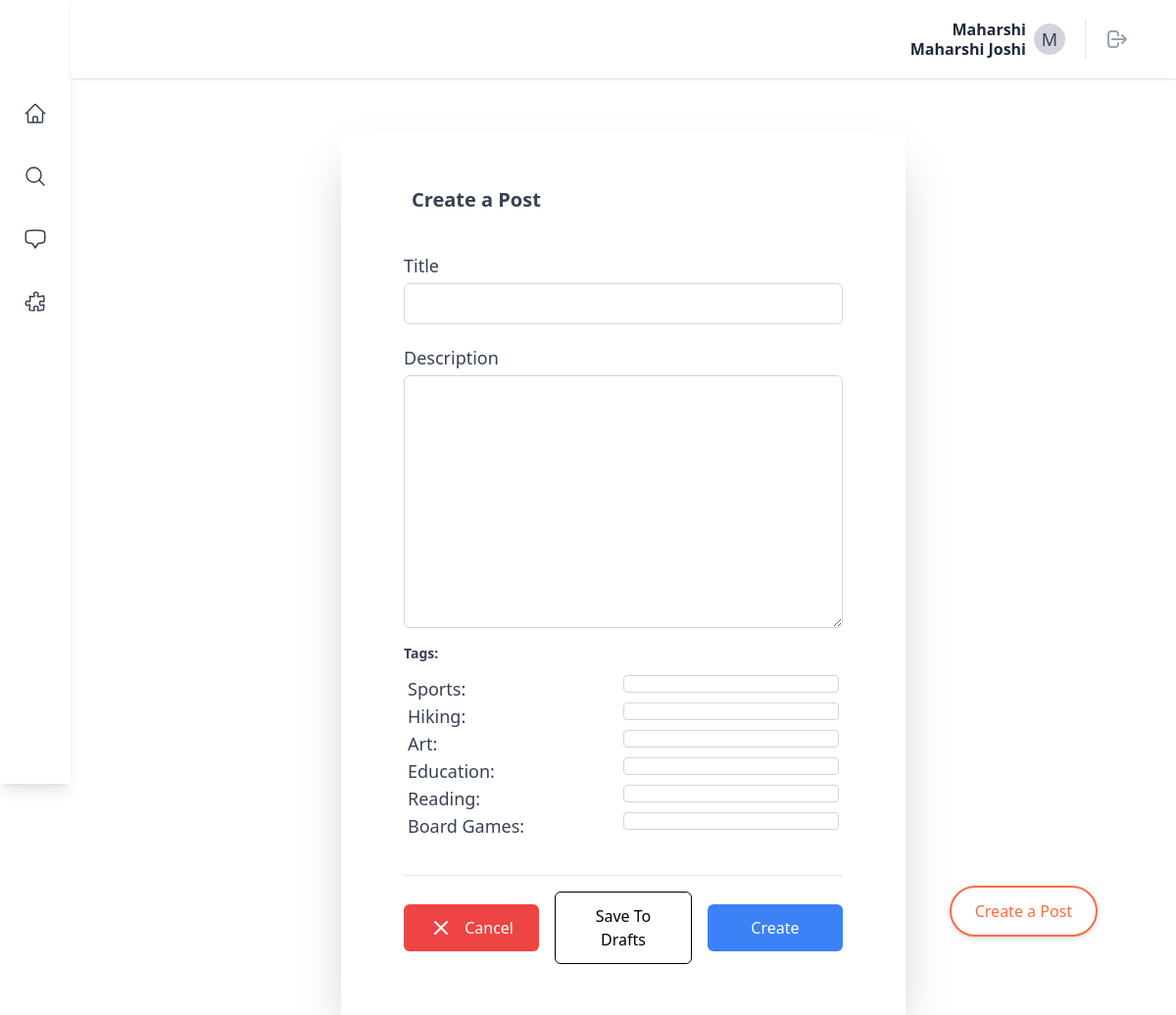
The page /posts/new/ (signed in) on the database its author committed.
### symbi/models.py (models this page shows)
class SymbiUser(AbstractUser):
    class Pronouns(models.IntegerChoices):
        HE = 1, _("He/Him")
        SHE = 2, _("She/Her")
        THEY = 3, _("They/Them")
        OTHER = 4, _("Other/Prefer Not To Say")
    username = models.CharField(max_length=30, unique=True)
    email = models.EmailField(unique=True)
    full_name = models.CharField(max_length=50)
    pronouns = models.IntegerField(
        choices=Pronouns.choices,
        default=Pronouns.OTHER,
    )
    date_of_birth = models.DateField()
    major = models.CharField(max_length=100, default="undeclared")
    interests = models.ManyToManyField(InterestTag, related_name="interests")
    profile_picture = models.ImageField(
        upload_to="profile_pics/", null=True, blank=True
    )
    date_joined = models.DateTimeField(auto_now_add=True)
    REQUIRED_FIELDS = [
        "email",
        "full_name",
        "date_of_birth",
    ]

class InterestTag(models.Model):
    name = models.CharField(max_length=50, unique=True)
    class Meta:
        db_table = "interest_tags"
        verbose_name_plural = "Interest Tags"
    def __str__(self):
        return self.name.title()

### posts/views.py (the view, shortened to what this page needs)
# urls.py: path("new/", views.CreatePostView.as_view(), name="create_post"),
class CreatePostView(generic.CreateView):
    model = ActivityPost
    template_name = "posts/create_post.html"
    form_class = NewPostForm

### posts/forms.py
class NewPostForm(forms.ModelForm):
    title = forms.CharField(
        widget=forms.TextInput(
            attrs={
                "class": "px-4 py-2 border focus:ring-gray-500 focus:border-gray-900 w-full sm:text-sm border-gray-300 rounded-md focus:outline-none text-gray-600"
            }
        )
    )
    description = forms.CharField(
        widget=forms.Textarea(
            attrs={
                "class": "px-4 py-2 border focus:ring-gray-500 focus:border-gray-900 w-full sm:text-sm border-gray-300 rounded-md focus:outline-none text-gray-600"
            }
        )
    )
    tags = forms.ModelMultipleChoiceField(
        queryset=InterestTag.objects.all(),
        widget=forms.CheckboxSelectMultiple(
            attrs={
                "class": "w-1/2 p-2 border border-gray-300 rounded max-h-52 overflow-y-auto"
            }
        ),
    )
    class Meta:
        model = ActivityPost
        fields = ["title", "description", "tags"]

### posts/templates/posts/create_post.html (shortened to what this page needs)
{% extends "base.html" %}
{% block content %}
    <div class="relative py-3 sm:max-w-xl sm:mx-auto shadow-2xl">
        <div class="relative px-4 py-10 bg-white mx-8 md:mx-0 rounded-3xl sm:p-10">
            <form action="{% url 'posts:create_post' %}" method="post">
                <div class="max-w-md mx-auto">
                    <div class="flex items-center space-x-5">
                        <div class="block pl-2 font-semibold text-xl self-start text-gray-700">
                            <h2 class="leading-relaxed">Create a Post</h2>
                        </div>
                    </div>
                    <div class="divide-y divide-gray-200">
                        <div class="py-8 text-base leading-6 space-y-4 text-gray-700 sm:text-lg sm:leading-7">
                            <div class="flex flex-col">
                                <label class="leading-loose" for="{{ form.title.id_for_label }}">{{ form.title.label }}</label>
                                {{ form.title }}
                            </div>
                            <div class="flex flex-col">
                                <label class="leading-loose" for="{{ form.description.id_for_label }}">Description</label>
                                {{ form.description }}
                            </div>
                            <div class="flex flex-col">
                                <label for="{{ form.tags.id_for_label }}"
                                       class="block text-gray-700 text-sm font-bold mb-2">Tags:</label>
                                <div class="max-h-30 overflow-y-auto p-1">
                                    {% for tag in form.tags %}
                                        <label class="flex flex-row justify-between">
                                            <span class="text-gray-700">{{ tag.choice_label }}:</span>
                                            {{ tag.tag }}
                                        </label>
                                    {% endfor %}
                                </div>
                            </div>
                        </div>
                        <div class="pt-4 flex items-center space-x-4">
                            <a href="{% url 'symbi:home' %}"
                               class="bg-red-500 flex justify-center items-center w-full text-white px-4 py-3 rounded-md focus:outline-none">
                                <svg class="w-6 h-6 mr-3"
                                     fill="none"
                                     stroke="currentColor"
                                     viewBox="0 0 24 24"
                                     xmlns="http://www.w3.org/2000/svg">
                                    <path stroke-linecap="round" stroke-linejoin="round" stroke-width="2" d="M6 18L18 6M6 6l12 12"></path>
                                </svg>
                                Cancel
                            </a>
                            <button type="submit"
                                    name="action"
                                    value="draft"
                                    class="flex justify-center items-center w-full text-black border-black border px-4 py-3 rounded-md focus:outline-none">
                                Save To Drafts
                            </button>
                            <button type="submit"
                                    name="action"
                                    value="post"
                                    class="bg-blue-500 flex justify-center items-center w-full text-white px-4 py-3 rounded-md focus:outline-none">
                                Create
                            </button>
                        </div>
                    </div>
                </div>
            </form>
        </div>
    </div>
{% endblock content %}

### theme/templates/base.html (shortened to what this page needs)
{% load static tailwind_tags %}
<!DOCTYPE html>
<html lang="en">
    <head>
        {% tailwind_css %}
    </head>
    <body class="flex bg-white min-h-screen">
        {% if user.is_authenticated %}
            <div class="h-screen w-screen flex bg-white">
                <aside class="flex flex-col items-center bg-white text-gray-700 shadow-lg h-full">
                    <div class="h-16 flex items-center w-full">
                        <a class="mt-10 h-12 w-12 mx-auto" href="{% url 'symbi:home' %}">
                            <img class="h-8 w-auto"
                                 src="https://user-images.githubusercontent.com/119933910/271819796-02f0a22e-38d9-4489-92b5-ed2c99db654b.png"
                                 alt=""
                                 height=""
                                 width="">
                        </a>
                    </div>
                    <ul class="mt-5">
                        <li class="hover:bg-gray-100">
                            <a class="h-16 px-6 flex justify-center items-center w-full"
                               href="{% url 'symbi:home' %}">
                            </a>
                        </li>
                        <li class="hover:bg-gray-100">
                            <a class="h-16 px-6 flex justify-center items-center w-full" href="#">
                                <svg xmlns="http://www.w3.org/2000/svg"
                                     fill="none"
                                     viewBox="0 0 24 24"
                                     stroke-width="1.5"
                                     stroke="currentColor"
                                     class="w-6 h-6">
                                    <path stroke-linecap="round" stroke-linejoin="round" d="M21 21l-5.197-5.197m0 0A7.5 7.5 0 105.196 5.196a7.5 7.5 0 0010.607 10.607z" />
                                </svg>
                            </a>
                        </li>
                        <li class="hover:bg-gray-100">
                            <a class="h-16 px-6 flex justify-center items-center w-full" href="#">
                            </a>
                        </li>
                        <li class="hover:bg-gray-100">
                            <a class="h-16 px-6 flex justify-center items-center w-full" href="#">
                            </a>
                        </li>
                    </ul>
                </aside>
                <div class="flex-grow text-gray-800">
                    <header class="flex items-center h-20 px-6 sm:px-10 bg-white shadow">
                        <div class="flex flex-shrink-0 items-center ml-auto">
                            <a href="#"
                               class="inline-flex items-center p-2 hover:bg-gray-100 focus:bg-gray-100 rounded-lg">
                                <div class="hidden md:flex md:flex-col md:items-end md:leading-tight">
                                    <span class="font-semibold">{{ user.username|capfirst }}</span>
                                    <span class="font-semibold">{{ user.full_name|capfirst }}</span>
                                </div>
                                <div class="rounded-full h-8 w-8 bg-gray-300 flex items-center justify-center ml-2">
                                    <span class="text-gray-700 text-lg">{{ user.full_name|first|capfirst }}</span>
                                </div>
                            </a>
                            <div class="border-l pl-3 ml-3 space-x-1">
                                <button class="relative p-2 text-gray-400 hover:bg-gray-100 hover:text-gray-600 focus:bg-gray-100 focus:text-gray-600 rounded-full">
                                    <a href="#">
                                        <svg aria-hidden="true"
                                             fill="none"
                                             viewBox="0 0 24 24"
                                             stroke="currentColor"
                                             class="h-6 w-6">
                                            <path stroke-linecap="round" stroke-linejoin="round" stroke-width="2" d="M17 16l4-4m0 0l-4-4m4 4H7m6 4v1a3 3 0 01-3 3H6a3 3 0 01-3-3V7a3 3 0 013-3h4a3 3 0 013 3v1" />
                                        </svg>
                                    </a>
                                </button>
                            </div>
                        </div>
                    </header>
                    <div class="relative isolate px-6 pt-14 lg:px-8">
                        {% block content %}
                        {% endblock content %}
                        <div class="fixed bottom-0 text-md right-0 m-20 z-10">
                            <a href="{% url 'posts:create_post' %}"
                               class="relative inline-flex items-center justify-center p-4 px-6 py-3 overflow-hidden font-medium text-[#ff6a45] transition duration-300 ease-out border-2 border-[#ff6a45] rounded-full shadow-md group">
                                <span class="absolute inset-0 flex items-center justify-center w-full h-full text-white duration-300 -translate-x-full bg-[#ff6a45] group-hover:translate-x-0 ease">
                                </span>
                                <span class="absolute flex items-center justify-center w-full h-full text-[#ff6a45] transition-all duration-300 transform group-hover:translate-x-full ease">Create a Post</span>
                            </a>
                        </div>
                    </div>
                </div>
            </div>
        {% endif %}
    </body>
</html>

### rows shown on the page
SymbiUser: username "Maharshi", full_name "Maharshi Joshi", full_name|first "M"
InterestTag: choice_label "Sports"
InterestTag: choice_label "Hiking"
InterestTag: choice_label "Art"
InterestTag: choice_label "Education"
InterestTag: choice_label "Reading"
InterestTag: choice_label "Board Games"
